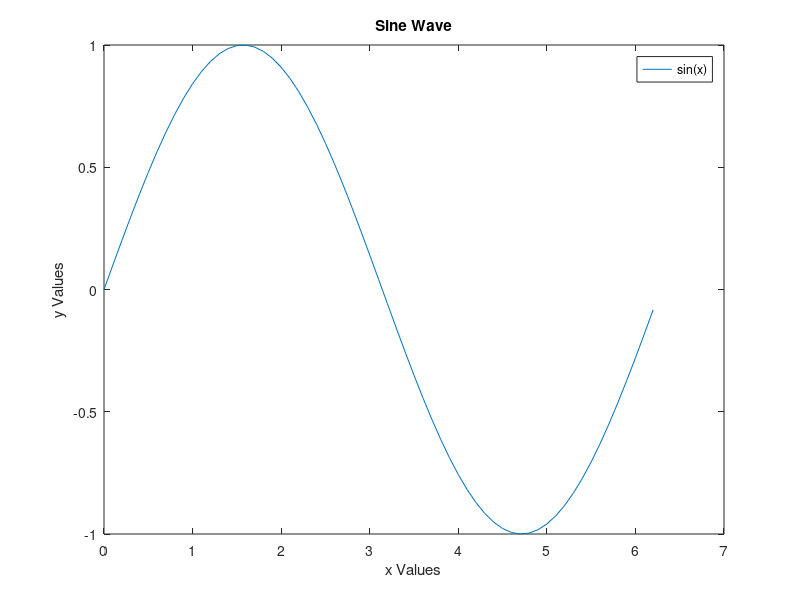

The MATLAB script that drew this image:
%%%%%%%%%%%%Cell Arrays%%%%%%%%%
Name = "Nehal";
age = 26;
mycell1 = {Name,age,23};
disp(mycell1);
disp(mycell1{2});
%%%%%%%%%%%%Structures%%%%%%%%%
person.name = 'salwa';
person.age = 23;
person.city = 'Cairo';
disp(person);
disp(person.age);
%%%%%%%%%%%%Character Data%%%%%%%%%
name1 = 'nehal';
name2 = 'rezk';
name3 = [name1 name2];
disp(name3);
%%%%%%%%%%%%Conditional Statements (If)%%%%%%%%%
num = 10;
if mod(num,2)
    disp('The number is odd')
else
    disp('The number is even')
end  
%%%%%%%%%%%%For Loops%%%%%%%%%
for i = 1:10
    disp(i)
end

%%%%%%%%%%%%Plot%%%%%%%%%
x = 0:0.1:2*pi;
y = sin(x);
plot(x,y);
xlabel('x Values');
ylabel('y Values');
title('Sine Wave');
legend('sin(x)');
